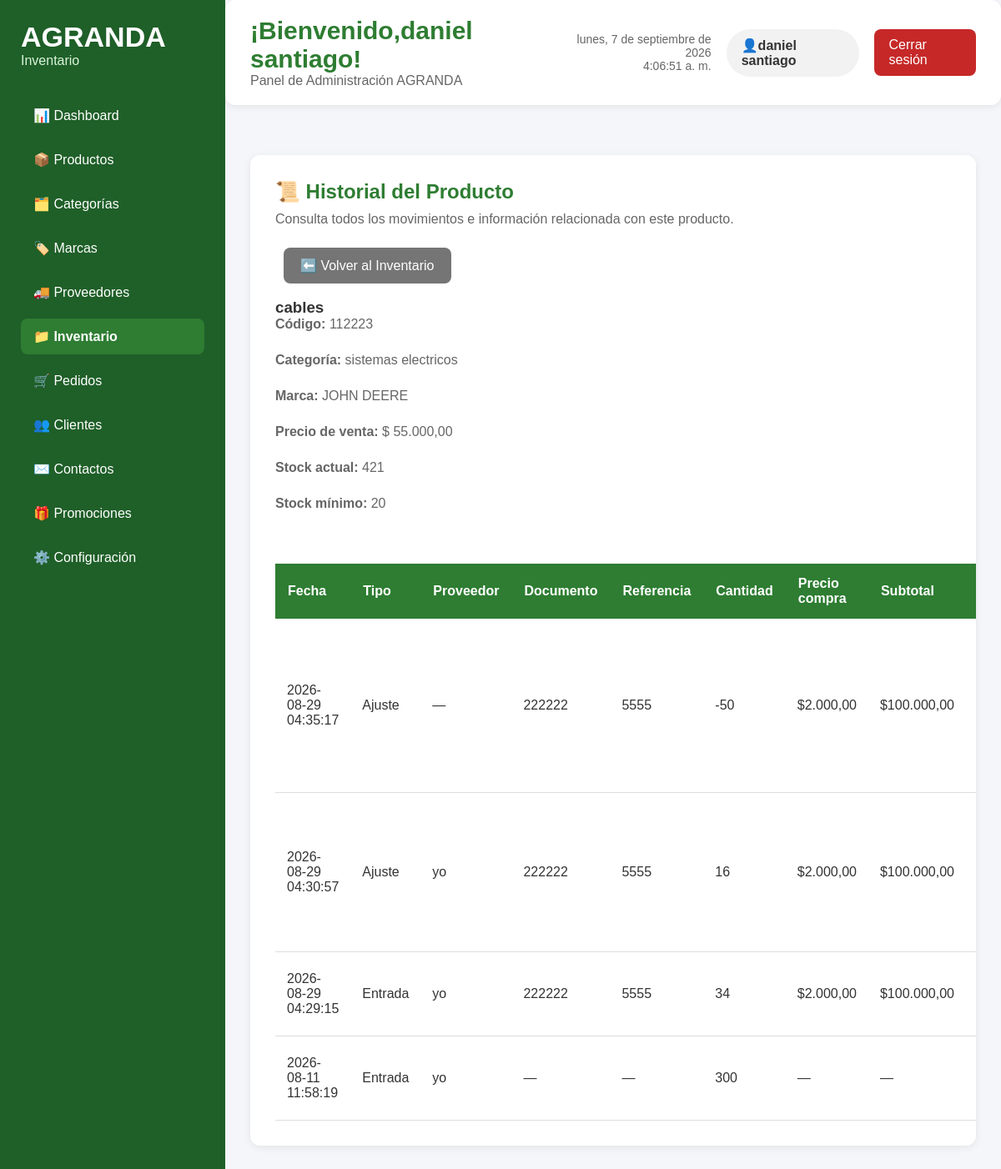
The page /admin/inventario/historial_producto.php?id=2 (signed in) on the database its author committed.
### tables this page shows
CREATE TABLE `productos` (
  `id_producto` int(11) NOT NULL,
  `id_categoria` int(11) NOT NULL,
  `id_marca` int(11) DEFAULT NULL,
  `nombre` varchar(150) NOT NULL,
  `descripcion` text DEFAULT NULL,
  `codigo_producto` varchar(50) NOT NULL,
  `precio` decimal(10,2) NOT NULL,
  `peso` decimal(8,2) DEFAULT NULL,
  `estado` tinyint(1) DEFAULT 1,
  `destacado` tinyint(1) DEFAULT 0,
  `fecha_creacion` timestamp NOT NULL DEFAULT current_timestamp(),
  `fecha_actualizacion` timestamp NOT NULL DEFAULT current_timestamp() ON UPDATE current_timestamp()
);

CREATE TABLE `categorias` (
  `id_categoria` int(11) NOT NULL,
  `nombre` varchar(200) NOT NULL,
  `descripcion` text DEFAULT NULL,
  `imagen` varchar(255) DEFAULT NULL,
  `estado` tinyint(1) DEFAULT 1,
  `fecha_creacion` timestamp NOT NULL DEFAULT current_timestamp()
);

CREATE TABLE `marcas` (
  `id_marca` int(11) NOT NULL,
  `nombre` varchar(100) NOT NULL,
  `descripcion` text DEFAULT NULL,
  `estado` tinyint(1) DEFAULT 1,
  `fecha_creacion` timestamp NOT NULL DEFAULT current_timestamp()
);

CREATE TABLE `inventario` (
  `id_inventario` int(11) NOT NULL,
  `id_producto` int(11) NOT NULL,
  `stock_actual` int(11) NOT NULL DEFAULT 0,
  `stock_minimo` int(11) NOT NULL DEFAULT 0,
  `fecha_actualizacion` timestamp NOT NULL DEFAULT current_timestamp() ON UPDATE current_timestamp()
);

CREATE TABLE `movimientos_inventario` (
  `id_movimiento` int(11) NOT NULL,
  `id_producto` int(11) NOT NULL,
  `id_ingreso` int(11) DEFAULT NULL,
  `tipo` enum('Entrada','Salida','Ajuste') NOT NULL,
  `cantidad` int(11) NOT NULL,
  `motivo` text NOT NULL,
  `observacion` text DEFAULT NULL,
  `id_pedido` int(11) DEFAULT NULL,
  `id_proveedor` int(11) DEFAULT NULL,
  `id_usuario` int(11) NOT NULL,
  `fecha` timestamp NOT NULL DEFAULT current_timestamp()
);

CREATE TABLE `ingresos_inventario` (
  `id_ingreso` int(11) NOT NULL,
  `id_proveedor` int(11) NOT NULL,
  `fecha` date NOT NULL,
  `documento` varchar(100) DEFAULT NULL,
  `referencia` varchar(100) DEFAULT NULL,
  `total_compra` decimal(10,2) NOT NULL,
  `id_usuario` int(11) NOT NULL,
  `estado` enum('Pendiente','Recibido','Cancelado') DEFAULT 'Pendiente'
);

CREATE TABLE `detalle_ingreso` (
  `id_detalle_ingreso` int(11) NOT NULL,
  `id_ingreso` int(11) NOT NULL,
  `id_producto` int(11) NOT NULL,
  `cantidad` int(11) NOT NULL,
  `precio_compra` decimal(10,2) NOT NULL,
  `subtotal` decimal(10,2) NOT NULL
);

CREATE TABLE `proveedores` (
  `id_proveedor` int(11) NOT NULL,
  `nombre` varchar(150) NOT NULL,
  `nit` varchar(20) NOT NULL,
  `telefono` varchar(25) DEFAULT NULL,
  `correo` varchar(100) DEFAULT NULL,
  `direccion` varchar(255) DEFAULT NULL,
  `contacto_principal` varchar(100) DEFAULT NULL,
  `estado` tinyint(1) DEFAULT 1,
  `fecha_creacion` timestamp NOT NULL DEFAULT current_timestamp()
);

### admin/inventario/historial_producto.php (the view, shortened to what this page needs)
<?php
require_once("../../config/conexion.php");
$id_producto = (int)$_GET["id"];
$sqlProducto = "SELECT
                    p.nombre,
                    p.codigo_producto,
                    p.precio,
                    p.descripcion,
                    c.nombre AS categoria,
                    m.nombre AS marca,
                    i.stock_actual,
                    i.stock_minimo
                FROM productos p
                INNER JOIN categorias c
                ON p.id_categoria = c.id_categoria
                LEFT JOIN marcas m
                ON p.id_marca = m.id_marca
                LEFT JOIN inventario i
                ON p.id_producto = i.id_producto
                WHERE p.id_producto = ?";
$stmtProducto = $conexion->prepare($sqlProducto);
$stmtProducto->bind_param(
    "i",
    $id_producto
);
$stmtProducto->execute();
$resultadoProducto = $stmtProducto->get_result();
$producto = $resultadoProducto->fetch_assoc();
$sqlHistorial = "SELECT
                    mi.fecha,
                    mi.tipo,
                    mi.cantidad,
                    mi.motivo,
                    mi.observacion,
                    CONCAT(
                        u.nombre,
                        ' ',
                        u.apellido
                    ) AS usuario,
                    pr.nombre AS proveedor,
                    ii.documento,
                    ii.referencia,
                    di.precio_compra,
                    di.subtotal,
                    ii.total_compra
                FROM movimientos_inventario mi
                INNER JOIN usuarios u
                ON mi.id_usuario = u.id_usuario
                LEFT JOIN proveedores pr
                ON mi.id_proveedor = pr.id_proveedor
                LEFT JOIN detalle_ingreso di
                ON di.id_ingreso = mi.id_ingreso
                LEFT JOIN ingresos_inventario ii
                ON ii.id_ingreso = mi.id_ingreso
                WHERE mi.id_producto = ?
                ORDER BY mi.fecha DESC";
$stmtHistorial = $conexion->prepare($sqlHistorial);
$stmtHistorial->bind_param(
    "i",
    $id_producto
);
$stmtHistorial->execute();
$resultadoHistorial = $stmtHistorial->get_result();
?>
<!DOCTYPE html>
<html lang="es">
<head>
    <link
        rel="stylesheet"
        href="inventario.css">
</head>
<body>
<div class="contenedor-dashboard">
    <aside class="menu-lateral">
        <div class="logo-panel">
            <h1>AGRANDA</h1>
            <p>
                Inventario
            </p>
        </div>
        <nav>
            <ul>
                <li><a href="../dashboard/dashboard.php">📊 Dashboard</a></li>
                <li><a href="../productos/productos.php">📦 Productos</a></li>
                <li><a href="../categorias/categorias.php">🗂️ Categorías</a></li>
                <li><a href="../marcas/marcas.php">🏷️ Marcas</a></li>
                <li><a href="../proveedores/proveedores.php">🚚 Proveedores</a></li>
                <li><a href="inventario.php" class="activo">📁 Inventario</a></li>
                <li><a href="../pedidos/pedidos.php">🛒 Pedidos</a></li>
                <li><a href="../clientes/clientes.php">👥 Clientes</a></li>
                <li><a href="../contactos/contactos.php">✉️ Contactos</a></li>
                <li><a href="../promociones/promociones.php">🎁 Promociones</a></li>
                <li><a href="../configuracion/configuracion.php">⚙️ Configuración</a></li>
            </ul>
        </nav>
    </aside>
    <main class="contenido">
        <header class="encabezado">
            <div class="titulo-panel">
                <h2>¡Bienvenido,<?php echo htmlspecialchars($_SESSION["nombre"],ENT_QUOTES,"UTF-8");?>!</h2>
                <p>Panel de Administración AGRANDA</p>
            </div>
            <div class="panel-usuario">
                <div class="fecha-hora">
                    <span id="fecha"></span>
                    <br>
                    <span id="hora"></span>
                </div>
                <div class="usuario">👤<?php echo htmlspecialchars($_SESSION["nombre"],ENT_QUOTES,"UTF-8");?></div>
                <a
                    href="../cerrar_sesion.php"
                    class="btn-salir">Cerrar sesión</a>
            </div>
        </header>
        <div class="principal">
            <section class="resumen">
                <h2>📜 Historial del Producto</h2>
                <p>
                    Consulta todos los movimientos e información
                    relacionada con este producto.
                </p>
                <a href="inventario.php" class="btn-cancelar">
                    ⬅️ Volver al Inventario
                </a>
                <br></br>
                <div class="informacion-producto">
                    <h3>
                        <?php
                        echo htmlspecialchars(
                            $producto["nombre"],
                            ENT_QUOTES,
                            "UTF-8"
                        );
                        ?>
                    </h3>
                    <p>
                        <strong>Código:</strong>
                        <?php
                        echo htmlspecialchars(
                            $producto["codigo_producto"],
                            ENT_QUOTES,
                            "UTF-8"
                        );
                        ?>
                    </p>
                    <p>
                        <strong>Categoría:</strong>
                        <?php
                        echo htmlspecialchars(
                            $producto["categoria"],
                            ENT_QUOTES,
                            "UTF-8"
                        );
                        ?>
                    </p>
                    <p>
                        <strong>Marca:</strong>
                        <?php
                        echo !empty($producto["marca"])
                            ? htmlspecialchars(
                                $producto["marca"],
                                ENT_QUOTES,
                                "UTF-8"
                            )
                            : "Sin marca";
                        ?>
                    </p>
                    <p>
                        <strong>Precio de venta:</strong>
                        $
                        <?php
                        echo number_format(
                            (float)$producto["precio"],
                            2,
                            ",",
                            "."
                        );
                        ?>
                    </p>
                    <p>
                        <strong>Stock actual:</strong>
                        <?php
                        echo (int)$producto["stock_actual"];
                        ?>
                    </p>
                    <p>
                        <strong>Stock mínimo:</strong>
                        <?php
                        echo (int)$producto["stock_minimo"];
                        ?>
                    </p>
                </div>
                <br>
                <div class="tabla-contenedor">
                    <table class="tabla-productos">
                        <thead>
                            <tr>
                                <th>Fecha</th>
                                <th>Tipo</th>
                                <th>Proveedor</th>
                                <th>Documento</th>
                                <th>Referencia</th>
                                <th>Cantidad</th>
                                <th>Precio compra</th>
                                <th>Subtotal</th>
                                <th>Motivo</th>
                            </tr>
                        </thead>
                        <tbody>
                        <?php
                        if ($resultadoHistorial->num_rows > 0) {
                            while (
                                $movimiento =
                                $resultadoHistorial->fetch_assoc()
                            ) {
                        ?>
                            <tr>
                                <td>
                                    <?php
                                    echo htmlspecialchars(
                                        $movimiento["fecha"],
                                        ENT_QUOTES,
                                        "UTF-8"
                                    );
                                    ?>
                                </td>
                                <td>
                                    <?php
                                    echo htmlspecialchars(
                                        $movimiento["tipo"],
                                        ENT_QUOTES,
                                        "UTF-8"
                                    );
                                    ?>
                                </td>
                                <td>
                                    <?php
                                    echo !empty(
                                        $movimiento["proveedor"]
                                    )
                                        ? htmlspecialchars(
                                            $movimiento["proveedor"],
                                            ENT_QUOTES,
                                            "UTF-8"
                                        )
                                        : "—";
                                    ?>
                                </td>
                                <td>
                                    <?php
                                    echo !empty(
                                        $movimiento["documento"]
                                    )
                                        ? htmlspecialchars(
                                            $movimiento["documento"],
                                            ENT_QUOTES,
                                            "UTF-8"
                                        )
                                        : "—";
                                    ?>
                                </td>
                                <td>
                                    <?php
                                    echo !empty(
                                        $movimiento["referencia"]
                                    )
                                        ? htmlspecialchars(
                                            $movimiento["referencia"],
                                            ENT_QUOTES,
                                            "UTF-8"
                                        )
                                        : "—";
                                    ?>
                                </td>
                                <td>
                                    <?php
                                    echo (int)$movimiento["cantidad"];
                                    ?>
                                </td>
                                <td>
                                    <?php
                                    if (
                                        $movimiento["precio_compra"]
                                        !== null
                                    ) {
                                        echo "$" .
                                            number_format(
                                                (float)$movimiento[
                                                    "precio_compra"
                                                ],
                                                2,
                                                ",",
                                                "."
                                            );
                                    } else {
                                        echo "—";
                                    }
                                    ?>
                                </td>
                                <td>
                                    <?php
                                    if (
                                        $movimiento["subtotal"]
                                        !== null
                                    ) {
                                        echo "$" .
                                            number_format(
                                                (float)$movimiento[
                                                    "subtotal"
                                                ],
                                                2,
                                                ",",
                                                "."
                                            );
                                    } else {
                                        echo "—";
                                    }
                                    ?>
                                </td>
                                <td>
                                </td>
                            </tr>
                        <?php
                            }
                        }
                        ?>
                        </tbody>
                    </table>
                </div>
            </section>
        </div>
    </main>
</div>
</body>
</html>

### rows shown on the page
productos: nombre "cables", codigo_producto "112223", id_categoria.nombre "sistemas electricos", id_marca.nombre "JOHN DEERE", precio "55.000,00", inventario.stock_actual "421", inventario.stock_minimo "20"
movimientos_inventario: fecha "2026-08-29 04:35:17", tipo "Ajuste", id_ingreso.documento "222222", id_ingreso.referencia "5555", cantidad "-50", detalle_ingreso.precio_compra "2.000,00", detalle_ingreso.subtotal "100.000,00"
movimientos_inventario: fecha "2026-08-29 04:30:57", tipo "Ajuste", id_proveedor.nombre "yo", id_ingreso.documento "222222", id_ingreso.referencia "5555", cantidad "16", detalle_ingreso.precio_compra "2.000,00", detalle_ingreso.subtotal "100.000,00"
movimientos_inventario: fecha "2026-08-29 04:29:15", tipo "Entrada", id_proveedor.nombre "yo", id_ingreso.documento "222222", id_ingreso.referencia "5555", cantidad "34", detalle_ingreso.precio_compra "2.000,00", detalle_ingreso.subtotal "100.000,00"
movimientos_inventario: fecha "2026-08-11 11:58:19", tipo "Entrada", id_proveedor.nombre "yo", cantidad "300"

### other values the page prints
$_SESSION["nombre"] "daniel santiago"
